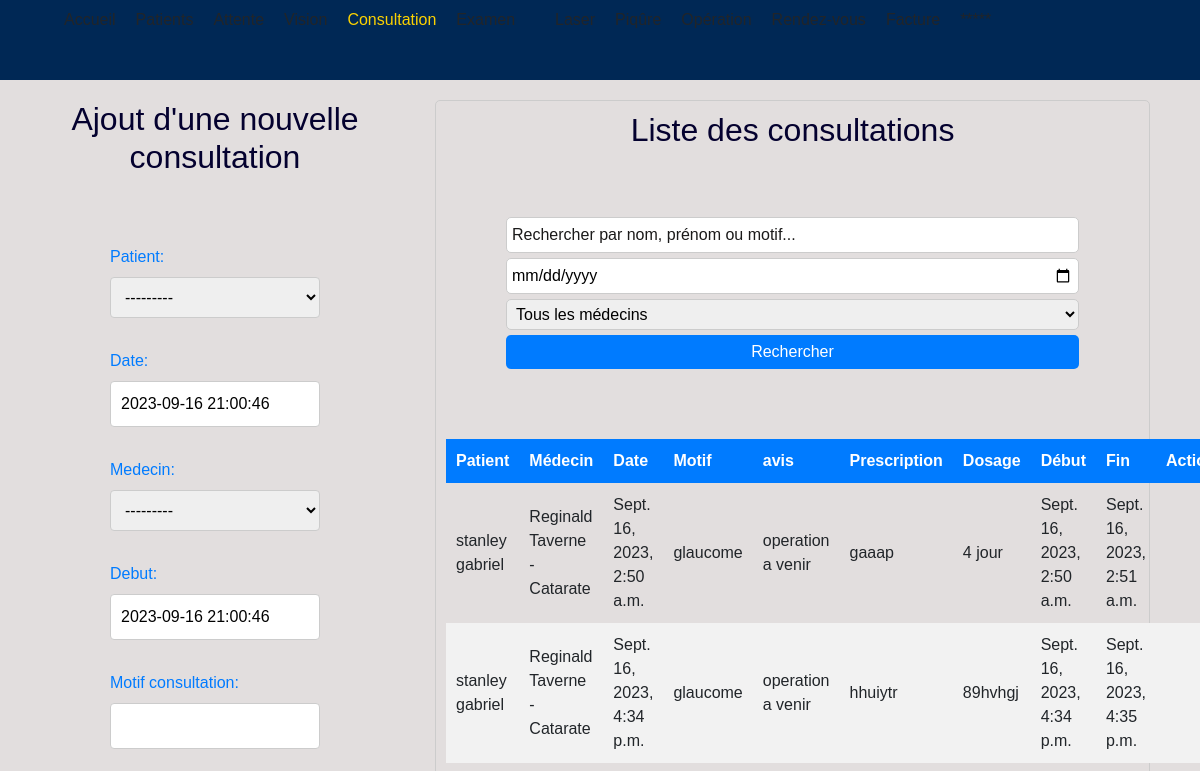
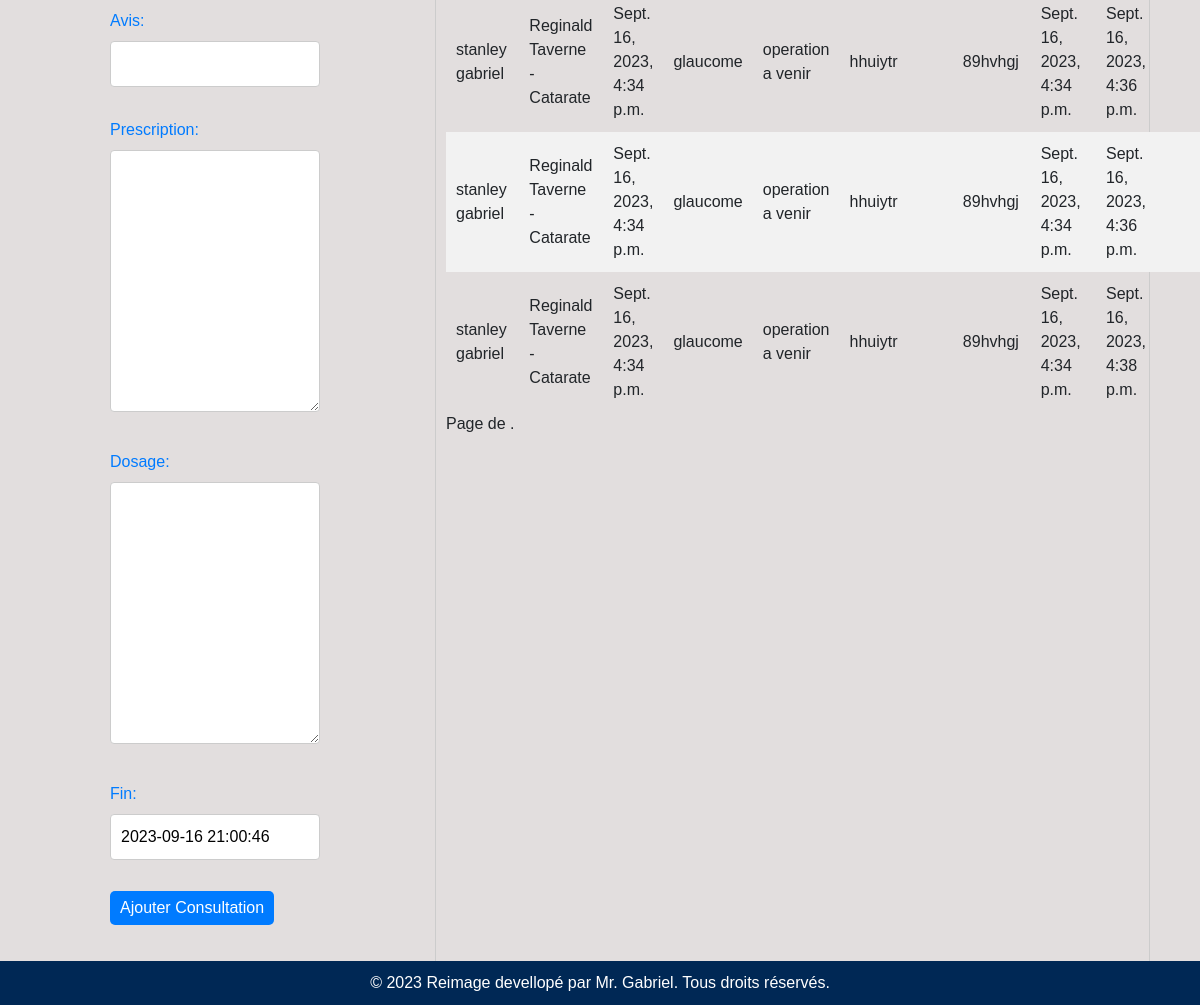
The page /consultation/ (signed in) on the database its author committed (2 pictures, top to bottom).
### apphopital/models.py (models this page shows, shortened)
class Vision(models.Model):
    patient = models.ForeignKey(SalleDAttente, on_delete=models.CASCADE)
    date = models.DateTimeField(default=timezone.now)
    cylindre_os = models.FloatField()
    cylindre_od = models.FloatField()
    sphere_od = models.FloatField()
    sphere_os = models.FloatField()
    axe_od = models.IntegerField()
    axe_os = models.IntegerField()
    tension_od = models.FloatField()
    tension_os = models.FloatField()
    vision_os = models.CharField(max_length=100)
    vision_od = models.CharField(max_length=100)
    def __str__(self):
        return f" {self.patient.prenom} {self.patient.nom}"

class Consultation(models.Model):
    patient = models.ForeignKey(Vision, on_delete=models.CASCADE)
    date = models.DateTimeField(default=timezone.now)
    medecin = models.ForeignKey(MedecinOphalmo, on_delete=models.CASCADE)
    debut = models.DateTimeField(default=timezone.now)
    motif_consultation = models.CharField(max_length=50)
    avis = models.CharField(max_length=250)
    prescription = models.TextField(blank=True, null=True)
    dosage = models.TextField(blank=True, null=True)
    debut = models.DateTimeField(default=timezone.now)  # Champ pour l'heure de début de la consultation
    fin = models.DateTimeField(default=timezone.now)

class SalleDAttente(models.Model):
    nom = models.CharField(max_length=25)
    prenom = models.CharField(max_length=25)
    numero_dossier = models.CharField(max_length=8)
    heure_arrivee = models.DateTimeField(default=timezone.now)
    TRAITEMENT_CHOICES = (
        ('laser', 'Laser'),
        ('consultation', 'Consultation'),
        ('examen', 'Examen'),
        ('operation', 'Operation'),
        ('lunette', 'Lunette'),
        ('piqure', 'Piqure'),
    )
    traitement = models.CharField(max_length=25,choices=TRAITEMENT_CHOICES )

class MedecinOphalmo(models.Model):
    nom = models.CharField(max_length=100)
    prenom = models.CharField(max_length=100)
    specialite = models.CharField(max_length=200)
    numero_telephone = models.CharField(max_length=15)
    def __str__(self):
        return f"{self.prenom} {self.nom} - {self.specialite}"

### apphopital/views.py (the view)
# urls.py: path('consultation/', views.consultation_view, name='consultation_view'),
@login_required
def consultation_view(request):
    consultations = Consultation.objects.all()  # Récupérez toutes les données de consultation depuis la base de données
    if request.method == 'POST':
        fm = ConsultationForm(request.POST)
        if fm.is_valid():
            patient = fm.cleaned_data['patient']
            date = fm.cleaned_data['date']
            medecin = fm.cleaned_data['medecin']
            debut = fm.cleaned_data['debut']
            motif_consultation = fm.cleaned_data['motif_consultation']
            avis = fm.cleaned_data['avis']
            prescription = fm.cleaned_data['prescription']
            dosage = fm.cleaned_data['dosage']
            consultation = Consultation(
                patient=patient,
                date=date,
                medecin=medecin,
                debut=debut,
                motif_consultation=motif_consultation,
                avis=avis,
                prescription=prescription,
                dosage=dosage
            )
            consultation.save()
            fm = ConsultationForm()
    else:
        fm = ConsultationForm()
    return render(request, 'consultation.html', {'form': fm, 'consultations': consultations})

### apphopital/forms.py
class ConsultationForm(forms.ModelForm):
    class Meta:
        model = Consultation
        fields = ['id', 'patient', 'date', 'medecin', 'debut', 'motif_consultation', 'avis', 'prescription', 'dosage', 'fin']

### apphopital/templates/consultation.html (shortened to what this page needs)
{% extends 'base.html' %}
{% block content %}
<div style="display: flex; justify-content: space-between;">
    <div style="width: 30%;">
        <h2 style="text-align: center; color: rgb(4, 1, 47);">Ajout d'une nouvelle consultation</h2>
        <form method="post">
            {{ form.as_p }}
            <button type="submit" style="background-color: #007bff; color: #fff; border: none; cursor: pointer; border-radius: 5px; padding: 5px 10px;">Ajouter Consultation</button>
        </form>
    </div>
    <div style="width: 65%; border-radius: 5px; border: 1px solid #ccc; padding: 10px;">
        <h2 style="text-align: center; color: rgb(4, 1, 47);">Liste des consultations</h2>
        <form method="get" style="margin-bottom: 10px;">
            <input type="text" class="search-input" name="search" placeholder="Rechercher par nom, prénom ou motif..." style="width: 100%; padding: 5px; border-radius: 5px; margin-bottom: 5px;">
            <input type="date" name="date" style="width: 100%; padding: 5px; border-radius: 5px; margin-bottom: 5px;">
            <select name="medecin" style="width: 100%; padding: 5px; border-radius: 5px; margin-bottom: 5px;">
                <option value="">Tous les médecins</option>
            </select>
            <button class="button" style="background-color: #007bff; color: #fff; border: none; cursor: pointer; border-radius: 5px; padding: 5px 10px; width: 100%;">Rechercher</button>
        </form>
        <table style="width: 100%; border-collapse: collapse;">
            <thead>
                <tr>
                    <th>Patient</th>
                    <th>Médecin</th>
                    <th>Date</th>
                    <th>Motif</th>
                    <th>avis</th>
                    <th>Prescription</th>
                    <th>Dosage</th>
                    <th>Début</th>
                    <th>Fin</th>
                    <th>Action</th>
                </tr>
            </thead>
            <tbody>
                {% for consultation in consultations %}
                    <tr>
                        <td>{{ consultation.patient }}</td>
                        <td>{{ consultation.medecin }}</td>
                        <td>{{ consultation.date }}</td>
                        <td>{{ consultation.motif_consultation }}</td>
                        <td>{{ consultation.avis }}</td>
                        <td>{{ consultation.prescription }}</td>
                        <td>{{ consultation.dosage }}</td>
                        <td>{{ consultation.debut }}</td>
                        <td>{{ consultation.fin }}</td>
                        <td>
                        </td>
                    </tr>
                {% empty %}
                    <tr>
                        <td colspan="6">Aucune consultation disponible.</td>
                    </tr>
                {% endfor %}
            </tbody>
        </table>
        <div class="pagination">
            <span class="step-links">
                <span class="current-page">
                    Page {{ consultations.number }} de {{ consultations.paginator.num_pages }}.
                </span>
            </span>
        </div>
    </div>
</div>
{% endblock %}

### apphopital/static/style.css (style rules this page uses)
body { font-family: Arial, sans-serif; background-color: #d9d4d4c2; margin: 0; padding: 0; }
form { padding: 60px; }
label { display: block; margin-bottom: 8px; color: #007BFF; }
input[type="text"], input[type="date"], select, textarea { width: 100%; padding: 10px; border: 1px solid #ccc; border-radius: 4px; margin-bottom: 15px; }
::placeholder { color: #1b1a1a; }
button[type="submit"] { background-color: #007BFF; color: white; border: none; padding: 10px 20px; border-radius: 4px; cursor: pointer; transition: background-color 0.3s ease; }
table { width: 50%; border-collapse: collapse; padding: 60px; }
th, td { padding: 10px; text-align: left; }
thead { background-color: #007BFF; color: white; }
tbody tr:nth-child(even) { background-color: #f2f2f2; }

### apphopital/templates/base.html (style rules this page uses)
body { opacity: 0; transition: opacity 1s; }

### rows shown on the page
Vision: patient "---------"
Consultation: patient "stanley gabriel", medecin "Reginald Taverne - Catarate", date "Sept. 16, 2023, 2:50 a.m.", motif_consultation "glaucome", avis "operation a venir", prescription "gaaap", dosage "4 jour", debut "Sept. 16, 2023, 2:50 a.m.", fin "Sept. 16, 2023, 2:51 a.m."
Consultation: patient "stanley gabriel", medecin "Reginald Taverne - Catarate", date "Sept. 16, 2023, 4:34 p.m.", motif_consultation "glaucome", avis "operation a venir", prescription "hhuiytr", dosage "89hvhgj", debut "Sept. 16, 2023, 4:34 p.m.", fin "Sept. 16, 2023, 4:35 p.m."
Consultation: patient "stanley gabriel", medecin "Reginald Taverne - Catarate", date "Sept. 16, 2023, 4:34 p.m.", motif_consultation "glaucome", avis "operation a venir", prescription "hhuiytr", dosage "89hvhgj", debut "Sept. 16, 2023, 4:34 p.m.", fin "Sept. 16, 2023, 4:36 p.m."
Consultation: patient "stanley gabriel", medecin "Reginald Taverne - Catarate", date "Sept. 16, 2023, 4:34 p.m.", motif_consultation "glaucome", avis "operation a venir", prescription "hhuiytr", dosage "89hvhgj", debut "Sept. 16, 2023, 4:34 p.m.", fin "Sept. 16, 2023, 4:36 p.m."
Consultation: patient "stanley gabriel", medecin "Reginald Taverne - Catarate", date "Sept. 16, 2023, 4:34 p.m.", motif_consultation "glaucome", avis "operation a venir", prescription "hhuiytr", dosage "89hvhgj", debut "Sept. 16, 2023, 4:34 p.m.", fin "Sept. 16, 2023, 4:38 p.m."
